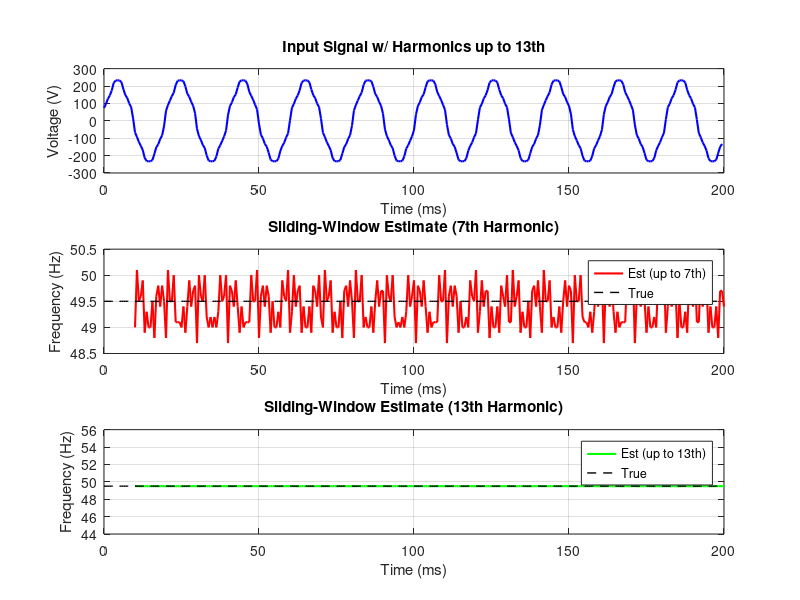

Here is the MATLAB script that generated this plot:
clear; clc; close all;

Fs = 1600;                   % Sampling freq (Hz)
Ts = 1/Fs;
T_end = 0.2;                 % Total time (s)
t = 0:Ts:T_end-Ts;           % Time vector
N_total = length(t);

f_true = 49.5*ones(size(t)); % Constant true frequency
omega_inst = 2*pi*cumsum(f_true)*Ts; % Instantaneous phase

% Generate signal with harmonics up to 13th
harmonics7  = [1,5,7];
harmonics13 = [1,5,7,11,13];
A = [230,15,10,6,4];
v = zeros(size(t));
for i = 1:length(harmonics13)
    v = v + A(i)*sin(harmonics13(i)*omega_inst);
end

% Sliding-window NLS estimator (10 ms window)
T_win    = 0.01;    
N_win    = round(T_win*Fs);
step     = 1;       
f_grid   = 48.5:0.1:51.5;

win7 = []; f7 = [];
win13 = []; f13 = [];
idx = 1;
while (idx + N_win - 1) <= N_total
    idx_win = idx:(idx + N_win - 1);
    t_win = (0:N_win-1)'*Ts;      % Local time axis
    v_win = v(idx_win);

    SSE7  = zeros(size(f_grid));
    SSE13 = zeros(size(f_grid));
    for j = 1:length(f_grid)
        f_test = f_grid(j);
        % build regressor for 7th-harmonic model
        M7 = [];
        for h = harmonics7
            M7 = [M7, sin(2*pi*f_test*h*t_win), cos(2*pi*f_test*h*t_win)];
        end
        a7 = (M7'*M7)\(M7'*v_win(:));
        SSE7(j) = sum((v_win(:) - M7*a7).^2);

        % build regressor for 13th-harmonic model
        M13 = [];
        for h = harmonics13
            M13 = [M13, sin(2*pi*f_test*h*t_win), cos(2*pi*f_test*h*t_win)];
        end
        a13 = (M13'*M13)\(M13'*v_win(:));
        SSE13(j) = sum((v_win(:) - M13*a13).^2);
    end

    % pick best freq and record center time
    [~, m7] = min(SSE7);
    [~, m13] = min(SSE13);
    f7(end+1)   = f_grid(m7);
    win7(end+1) = t(idx + N_win - 1) + Ts;
    f13(end+1)   = f_grid(m13);
    win13(end+1) = t(idx + N_win - 1) + Ts;

    idx = idx + step;  % slide window by one sample
end

% Plot input and estimates
figure('Position',[100 100 1000 800]);
subplot(3,1,1);
plot(t*1000, v, 'b-', 'LineWidth',1.5);
xlabel('Time (ms)'); ylabel('Voltage (V)');
title('Input Signal w/ Harmonics up to 13th');
grid on;

subplot(3,1,2);
plot(win7*1000, f7, 'r-', 'LineWidth',1.5); hold on;
plot(t*1000, f_true, 'k--', 'LineWidth',1);
legend('Est (up to 7th)','True','Location','best');
xlabel('Time (ms)'); ylabel('Frequency (Hz)');
title('Sliding-Window Estimate (7th Harmonic)');
grid on;

subplot(3,1,3);
plot(win13*1000, f13, 'g-', 'LineWidth',1.5); hold on;
plot(t*1000, f_true, 'k--', 'LineWidth',1);
legend('Est (up to 13th)','True','Location','best');
xlabel('Time (ms)'); ylabel('Frequency (Hz)');
title('Sliding-Window Estimate (13th Harmonic)');
grid on;
